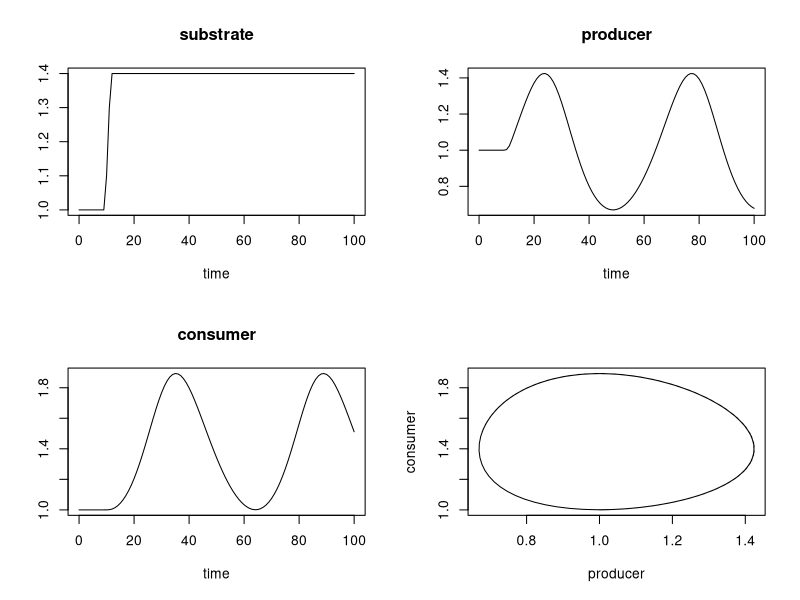

The R source for this figure:
require(deSolve)
SPCmod <- function(t, x, parms) {
  with(as.list(c(parms, x)), {
    import <- sigimp(t)
    dS <- import - b*S*P + g*C     #substrate
    dP <- c*S*P  - d*C*P           #producer
    dC <- e*P*C  - f*C             #consumer
    res <- c(dS, dP, dC)
    list(res)
  })
}
## Parameters 
parms  <- c(b = 0.0, c = 0.1, d = 0.1, e = 0.1, f = 0.1, g = 0.0)

## vector of timesteps
times  <- seq(0, 100, length = 101)

## external signal with rectangle impulse
signal <- as.data.frame(list(times = times,
                            import = rep(0,length(times))))

signal$import[signal$times >= 10 & signal$times <= 11] <- 0.2

sigimp <- approxfun(signal$times, signal$import, rule = 2)


## Start values for steady state
y <- xstart <- c(S = 1, P = 1, C = 1)

## Solving
out <-  lsoda(xstart, times, SPCmod, parms) 

## Plotting
mf <- par("mfrow")
plot(out, main = c("substrate", "producer", "consumer"))
plot(out[,"P"], out[,"C"], type = "l", xlab = "producer", ylab = "consumer")
par(mfrow = mf)
